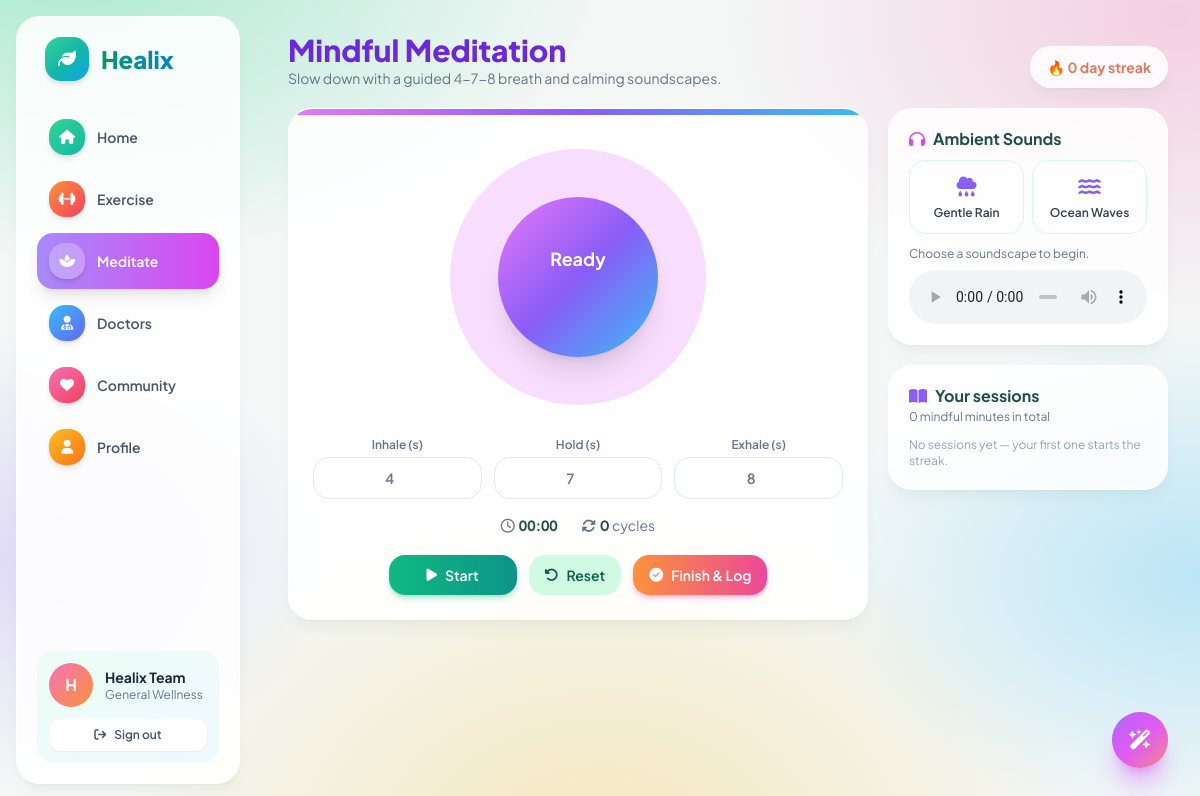
Screenshot of /meditation.php (signed in) with the database file from the repository.
### tables this page shows
CREATE TABLE IF NOT EXISTS users (
  id INT UNSIGNED AUTO_INCREMENT PRIMARY KEY,
  name VARCHAR(100) NOT NULL,
  email VARCHAR(150) NOT NULL UNIQUE,
  password_hash VARCHAR(255) NOT NULL,
  height_cm SMALLINT UNSIGNED NULL,
  weight_kg DECIMAL(5,1) NULL,
  target_weight_kg DECIMAL(5,1) NULL,
  age TINYINT UNSIGNED NULL,
  primary_goal VARCHAR(60) NOT NULL DEFAULT 'General Wellness',
  tier_id ENUM('Free','Silver','Gold','Platinum') NOT NULL DEFAULT 'Free',
  gender ENUM('Male','Female','Other') NULL,
  activity_level VARCHAR(20) NOT NULL DEFAULT 'Moderate',
  city VARCHAR(80) NULL,
  bio VARCHAR(200) NULL,
  blood_group VARCHAR(5) NULL,
  medical_notes VARCHAR(300) NULL,
  step_goal INT UNSIGNED NOT NULL DEFAULT 10000,
  water_goal_ml INT UNSIGNED NOT NULL DEFAULT 2500,
  sub_expiry DATE NULL,
  created_at TIMESTAMP NOT NULL DEFAULT CURRENT_TIMESTAMP
);

### config.php (the view, shortened to what this page needs)
<?php
function db(): PDO {
    static $pdo = null;
    if ($pdo === null) {
        try {
            $pdo = new PDO('mysql:host=' . DB_HOST . ';dbname=' . DB_NAME . ';charset=utf8mb4', DB_USER, DB_PASS, [
                PDO::ATTR_ERRMODE => PDO::ERRMODE_EXCEPTION,
                PDO::ATTR_DEFAULT_FETCH_MODE => PDO::FETCH_ASSOC,
                PDO::ATTR_EMULATE_PREPARES => false,
            ]);
            $pdo->exec("SET NAMES utf8mb4");
        } catch (PDOException $e) {
            error_log('Healix DB error: ' . $e->getMessage());
            http_response_code(500);
            die('Healix could not connect to the database. Please check config.php.');
        }
    }
    return $pdo;
}
function e($s): string { return htmlspecialchars((string)$s, ENT_QUOTES | ENT_SUBSTITUTE, 'UTF-8'); }
function current_user(): ?array {
    $st = db()->prepare('SELECT * FROM users WHERE id = ?');
    $st->execute([$_SESSION['uid']]);
    $u = $st->fetch();
    return $u;
}
function require_login(): array {
    $u = current_user();
    return $u;
}
function avatar(string $name, int $id, string $size = 'h-10 w-10', string $text = 'text-sm'): string {
    $g = AV_GRADS[$id % count(AV_GRADS)];
    return '<span class="grid shrink-0 place-items-center rounded-full font-bold text-white ' . $size . ' ' . $text . '" style="background:linear-gradient(135deg,' . $g . ')">' . e(mb_strtoupper(mb_substr($name, 0, 1))) . '</span>';
}

### header.php (shortened to what this page needs)
<?php
require_once __DIR__ . '/config.php';
$user = require_login();
$active = $active ?? '';
include __DIR__ . '/head.php';
$nav = [
    ['index.php', 'Home', 'fa-house', 'home', 'from-emerald-400 to-teal-500'],
    ['exercise.php', 'Exercise', 'fa-dumbbell', 'exercise', 'from-orange-400 to-rose-500'],
    ['meditation.php', 'Meditate', 'fa-spa', 'meditation', 'from-violet-400 to-fuchsia-500'],
    ['consultation.php', 'Doctors', 'fa-user-doctor', 'consultation', 'from-sky-400 to-indigo-500'],
    ['explore.php', 'Community', 'fa-heart', 'explore', 'from-pink-400 to-rose-500'],
    ['profile.php', 'Profile', 'fa-user', 'profile', 'from-amber-400 to-orange-500'],
];
?>
<body class="font-sans text-slate-700 min-h-screen">
<aside class="hidden lg:flex fixed inset-y-0 left-0 w-64 p-4 z-30">
  <div class="glass flex h-full w-full flex-col p-5">
    <a href="index.php" class="flex items-center gap-3 px-2">
      <span class="tile h-11 w-11 bg-gradient-to-br from-emerald-400 via-teal-500 to-sky-500 text-lg"><i class="fa-solid fa-leaf"></i></span>
      <span class="bg-gradient-to-r from-emerald-600 to-sky-600 bg-clip-text text-2xl font-extrabold text-transparent">Healix</span>
    </a>
    <nav class="mt-7 flex-1 space-y-1.5">
      <?php foreach ($nav as $n): $on = $active === $n[3]; ?>
        <a href="<?= $n[0] ?>" class="flex items-center gap-3 rounded-2xl px-3 py-2.5 text-sm font-semibold transition <?= $on ? 'bg-gradient-to-r ' . $n[4] . ' text-white shadow-lg' : 'text-slate-600 hover:bg-white' ?>">
          <span class="tile h-9 w-9 text-sm <?= $on ? 'bg-white/25' : 'bg-gradient-to-br ' . $n[4] ?>"><i class="fa-solid <?= $n[2] ?>"></i></span><?= $n[1] ?>
        </a>
      <?php endforeach; ?>
    </nav>
    <div class="rounded-2xl bg-gradient-to-br from-emerald-50 to-sky-50 p-3">
      <a href="profile.php" class="flex items-center gap-3"><?= avatar($user['name'], (int)$user['id'], 'h-11 w-11', 'text-base') ?>
        <div class="min-w-0"><p class="truncate text-sm font-bold text-slate-800"><?= e($user['name']) ?></p><p class="truncate text-xs text-slate-500"><?= e($user['primary_goal']) ?></p></div></a>
      <a href="logout.php" class="mt-3 flex items-center justify-center gap-2 rounded-xl bg-white py-2 text-xs font-semibold text-slate-600 shadow-sm hover:bg-rose-50 hover:text-rose-600"><i class="fa-solid fa-arrow-right-from-bracket"></i> Sign out</a>
    </div>
  </div>
</aside>
<div class="lg:pl-64">
<main class="mx-auto max-w-6xl p-4 pb-28 lg:p-8 lg:pb-12 fade-in">

### head.php (style rules this page uses)
body { background: radial-gradient(900px 520px at 6% -6%, rgba(52,211,153,.38), transparent 60%), radial-gradient(760px 520px at 98% 2%, rgba(244,114,182,.30), transparent 60%), radial-gradient(820px 620px at 50% 108%, rgba(251,191,36,.28), transparent 60%), radial-gradient(640px 420px at 100% 72%, rgba(56,189,248,.30), transparent 60%), radial-gradient(560px 380px at 0% 70%, rgba(167,139,250,.26), transparent 60%), #F4F7F6; background-attachment: fixed; }
a, a:hover { color: inherit; text-decoration: none; }
.fade-in { animation: fadeUp .4s ease both; }

### rows the page displays
users: name "H", name "Healix Team", primary_goal "General Wellness"

### other values shown
$n[1] "Home"
$n[1] "Exercise"
$n[1] "Meditate"
$n[1] "Doctors"
$n[1] "Community"
$n[1] "Profile"
$streak "0"
$d[1] "Inhale (s)"
$d[1] "Hold (s)"
$d[1] "Exhale (s)"
$t[1] "Gentle Rain"
$t[1] "Ocean Waves"
$totalMins "0"
